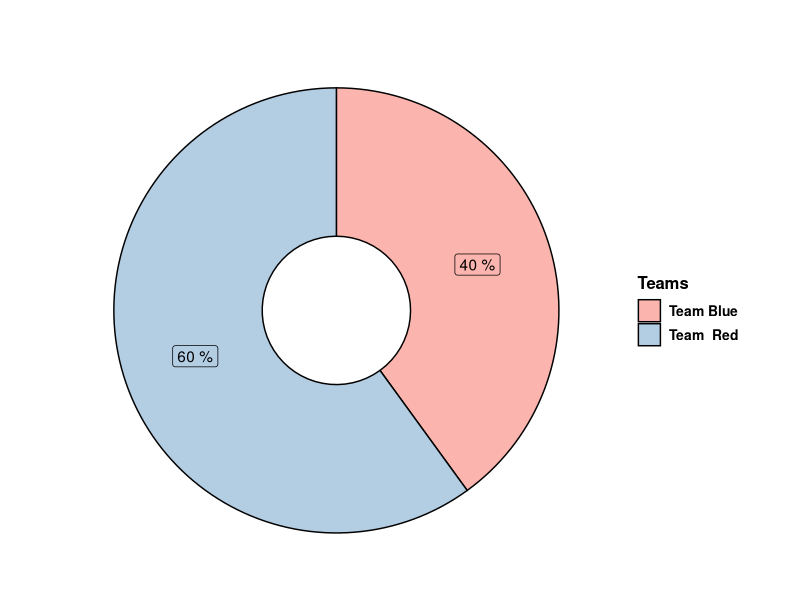

The R script that drew this image:
library(ggplot2)

blank_theme <- theme_minimal()+
  theme(
    axis.title.x = element_blank(),
    axis.title.y = element_blank(),
    panel.border = element_blank(),
    panel.grid=element_blank(),
    axis.ticks = element_blank(),
    plot.title=element_text(size=12, face="bold")
  )

dat = data.frame(count=c(40,60), Teams=c("Team Blue", "Team  Red"))


dat$fraction = dat$count / sum(dat$count)

dat$ymax = cumsum(dat$fraction)
dat$ymin = c(0, head(dat$ymax, n=-1))

dat$Teams <- factor(dat$Teams, levels = c("Team Blue", "Team  Red"))


p1 = ggplot(dat, aes(fill=Teams, ymax=ymax, ymin=ymin, xmax=4, xmin=2)) +
  geom_rect(color='black') +
  coord_polar(theta="y") +
  xlim(c(1, 4)) 
  labs(title="Winning Rates")



rates1<-p1 + scale_fill_brewer(palette="Pastel1") + blank_theme +
  theme(axis.text.x=element_blank())  + ggtitle("") +
  theme(panel.grid=element_blank()) +
  theme(axis.text=element_blank()) +
  theme(axis.ticks=element_blank()) +
  theme(legend.title = element_text(size=12, face="bold")) +
  theme(legend.text = element_text(size = 10, face = "bold")) 

rates1 + geom_label(aes(label=paste(fraction*100,"%"),x=3,y=(ymin+ymax)/2), show.legend = FALSE)

